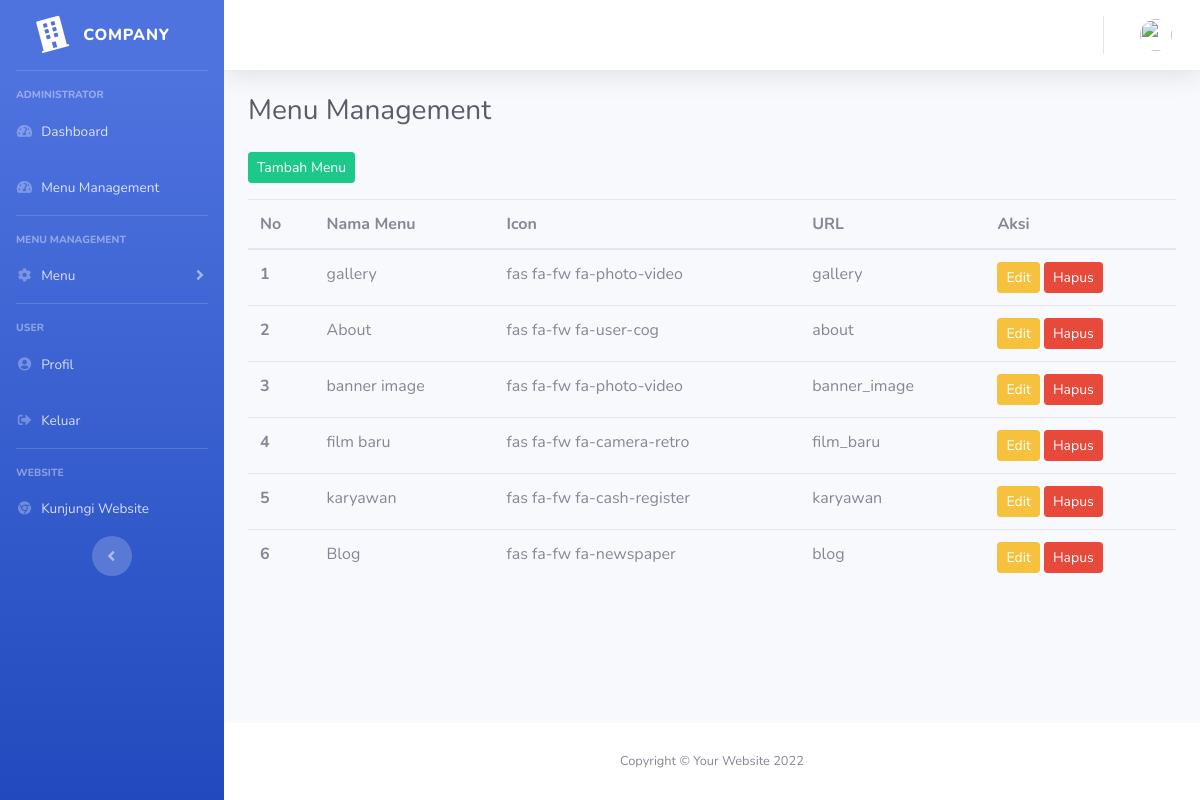
/index.php/admin_menu, run on the app's committed database.
### tables this page shows
CREATE TABLE `admin_menu` (
  `id` int(11) NOT NULL,
  `nama` varchar(255) NOT NULL,
  `icon` varchar(255) NOT NULL,
  `url` varchar(255) NOT NULL
);

### application/controllers/Admin_menu.php (called while the page is built, shortened)
<?php
class Admin_menu extends CI_Controller
{
    public function index()
    {
        $data['user'] = $this->db->get_where('user', ['email' => $this->session->userdata('email')])->row_array();
        $data['admin_menu'] = $this->db->get_where('admin_menu')->result_array();
        $this->form_validation->set_rules('nama', 'Nama Menu', 'required|trim');
        $this->form_validation->set_rules('icon', 'Icon', 'required|trim');
        $this->form_validation->set_rules('url', 'URL', 'required|trim');
        if ($this->form_validation->run() == false) {
            $this->load->view('template/admin_header', $data);
            $this->load->view('template/admin_sidebar', $data);
            $this->load->view('template/admin_topbar', $data);
            $this->load->view('admin_menu/index', $data);
            $this->load->view('template/admin_footer', $data);
        }
    }
}

### index.php (called while the page is built, shortened)
<?php
require_once BASEPATH.'core/CodeIgniter.php';

### application/views/admin_menu/index.php (the view, shortened to what this page needs)
<div class="container-fluid">
    <h1 class="h3 mb-4 text-gray-800">Menu Management </h1>
    <a href="" class="btn btn-success btn-sm mb-3" data-toggle="modal" data-target="#tambahmenuModal"> Tambah Menu</a>
    <table class="table">
        <thead>
            <tr>
                <th scope="col">No</th>
                <th scope="col">Nama Menu</th>
                <th scope="col">Icon</th>
                <th scope="col">URL</th>
                <th scope="col">Aksi</th>
            </tr>
        </thead>
        <p hidden><?= $nomor = 1; ?></p>
        <tbody>
            <?php foreach ($admin_menu as $am) : ?>
                <tr>
                    <th scope="row"><?= $nomor++; ?></th>
                    <td><?= $am['nama']; ?></td>
                    <td><?= $am['icon']; ?></td>
                    <td><?= $am['url']; ?></td>
                    <td>
                        <a class="btn btn-warning btn-sm" href="<?= base_url('admin_menu/edit/') . $am['id']; ?>">Edit</a>
                        <a class="btn btn-danger btn-sm" onclick="return confirm('Apakah anda yakin ingin menghapus ini?');" href="<?= base_url('admin_menu/hapus/') . $am['id']; ?>">Hapus</a>
                    </td>
                </tr>
            <?php endforeach; ?>
        </tbody>
    </table>
</div>
</div>

### data on the page
admin_menu: nama "gallery", icon "fas fa-fw fa-photo-video", url "gallery"
admin_menu: nama "About", icon "fas fa-fw fa-user-cog", url "about"
admin_menu: nama "banner image", icon "fas fa-fw fa-photo-video", url "banner_image"
admin_menu: nama "film baru", icon "fas fa-fw fa-camera-retro", url "film_baru"
admin_menu: nama "karyawan", icon "fas fa-fw fa-cash-register", url "karyawan"
admin_menu: nama "Blog", icon "fas fa-fw fa-newspaper", url "blog"
